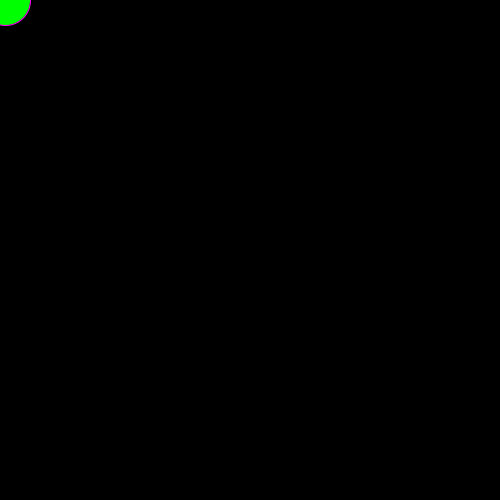
Frame 1 (no input)
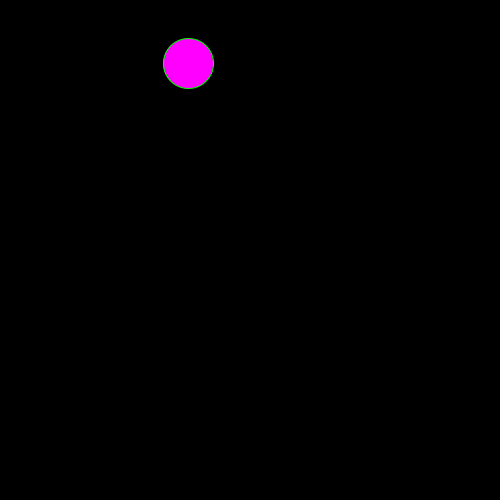
Frame 60 (the mouse pressed at the canvas centre just before this capture)
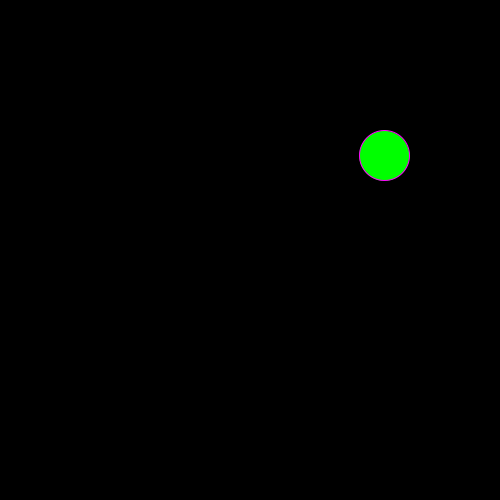
Frame 120 (the mouse held since frame 60 and released just before this capture)

The Processing sketch that drew these frames (run headless with seeded random() and noise(); from frame 60 on, the mouse is pressed at the canvas centre):

// Processing sketch: processing_83592
// ── processing_83592.pde

color strokeColor, fillColor;
PVector ellipsePos, ellipseSize, ellipseSpeed;

void setup()
{
  ellipsePos = new PVector(0,0);
  ellipseSize = new PVector(50,50);
  ellipseSpeed = new PVector(random(5),random(5));
  strokeColor = color(255,0,255);
  fillColor = color(0,255,0);
  size(500,500);
}

void draw()
{
  background(0,0,0);
  ellipsePos = updateEllipse(ellipsePos, ellipseSpeed, -2,2);
  drawEllipse(strokeColor, fillColor, ellipsePos, ellipseSize);
}

PVector updateEllipse(PVector oldPosition, PVector speed, float randomMin, float randomMax)
{
  PVector newPosition = new PVector(0,0);
  newPosition.x = oldPosition.x+speed.x+random(randomMin,randomMax);
  newPosition.y = oldPosition.y+speed.y+random(randomMin,randomMax);
  if(newPosition.x>width)
    newPosition.x=0;
  if(newPosition.y>height)
    newPosition.y=0;
  
  return newPosition;
}
void drawEllipse(color strClr, color flClr, PVector elPos, PVector elSize)
{
  if(elPos.x>150&&elPos.x<350)
  {
    stroke(flClr);
    fill(strClr);
  }
  else
  {
    stroke(strClr);
    fill(flClr);
  }
  
  ellipse(elPos.x, elPos.y, elSize.x, elSize.y);  
}
